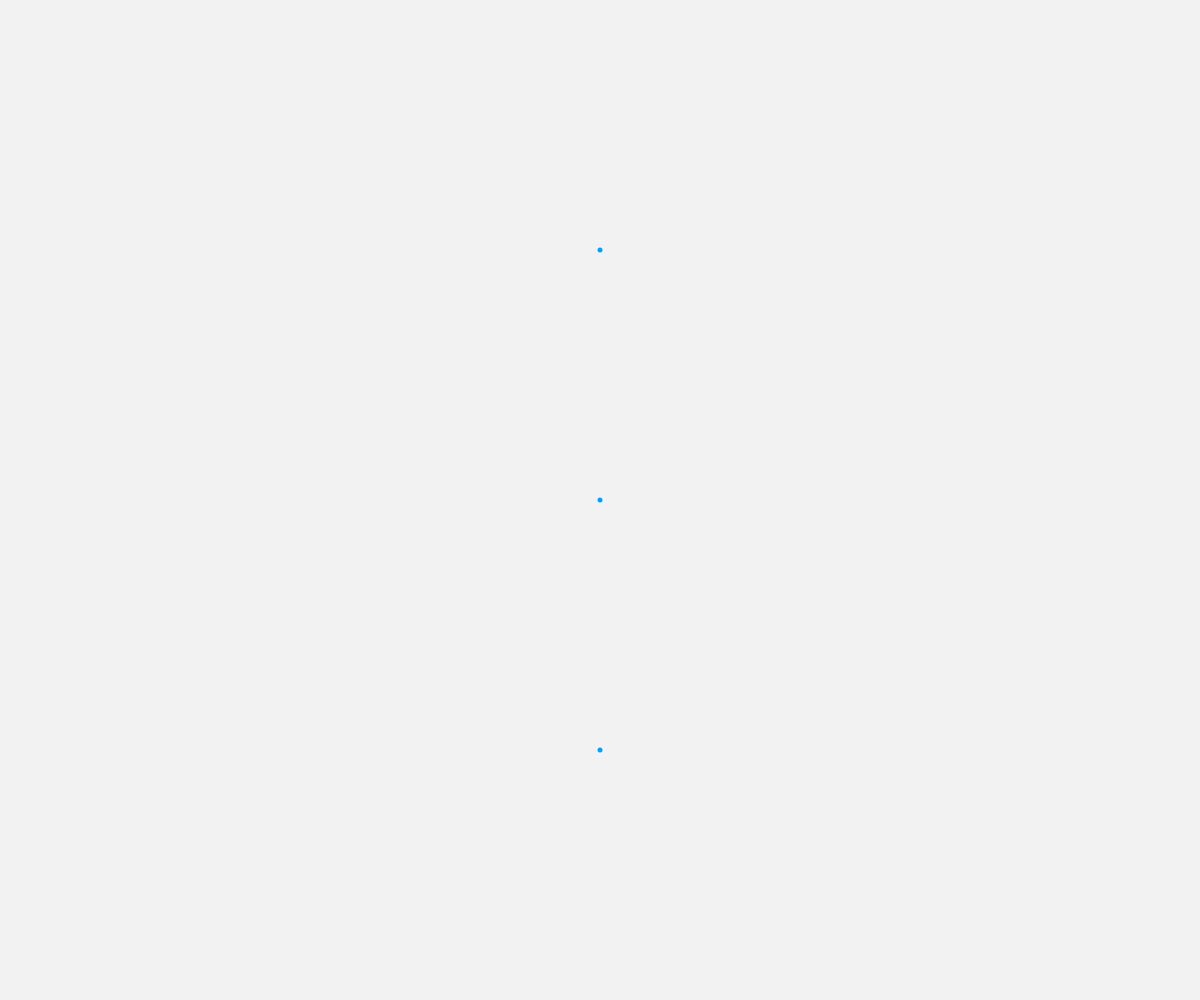
Frame 1 (no input)
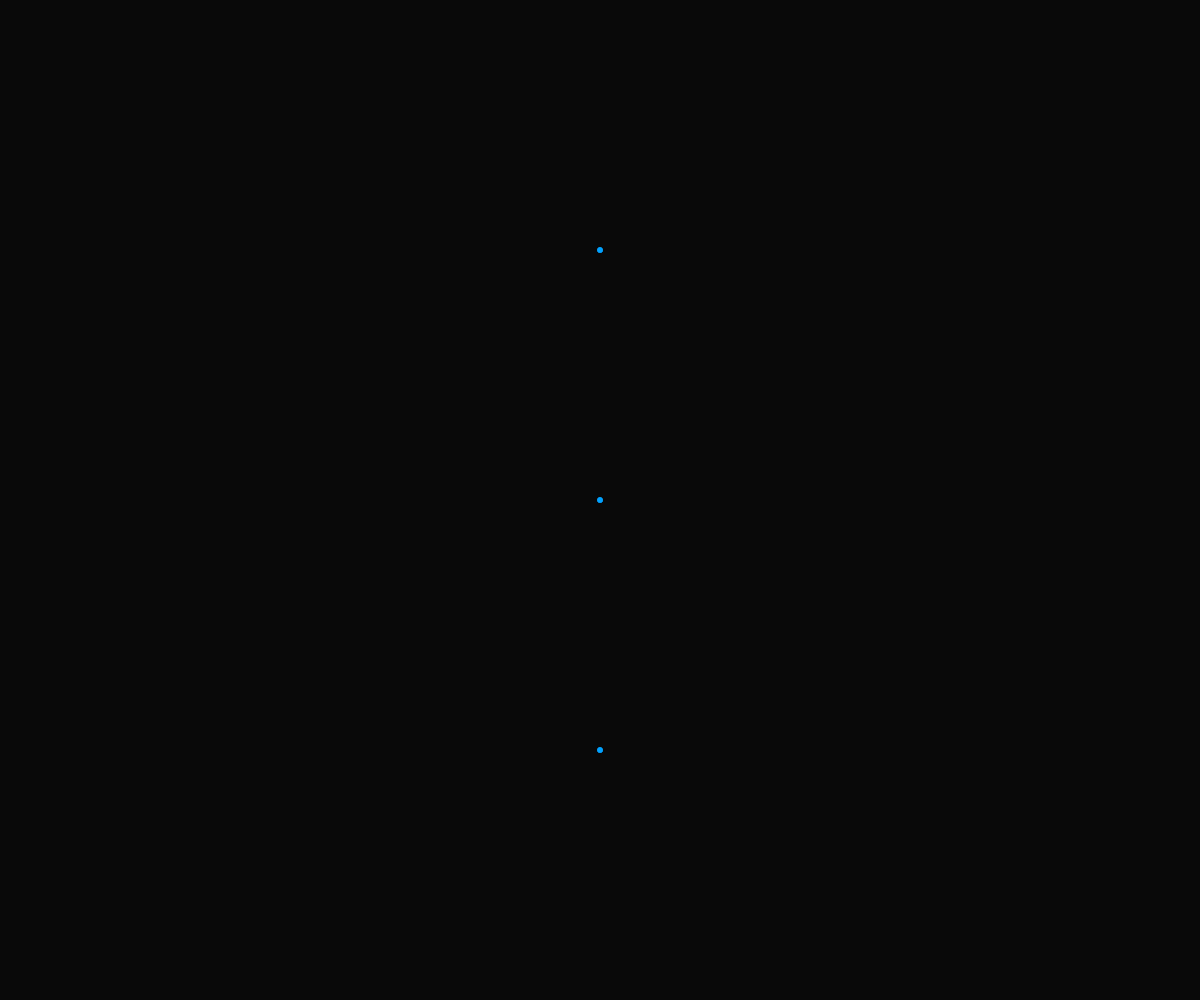
Frame 60 (no input)
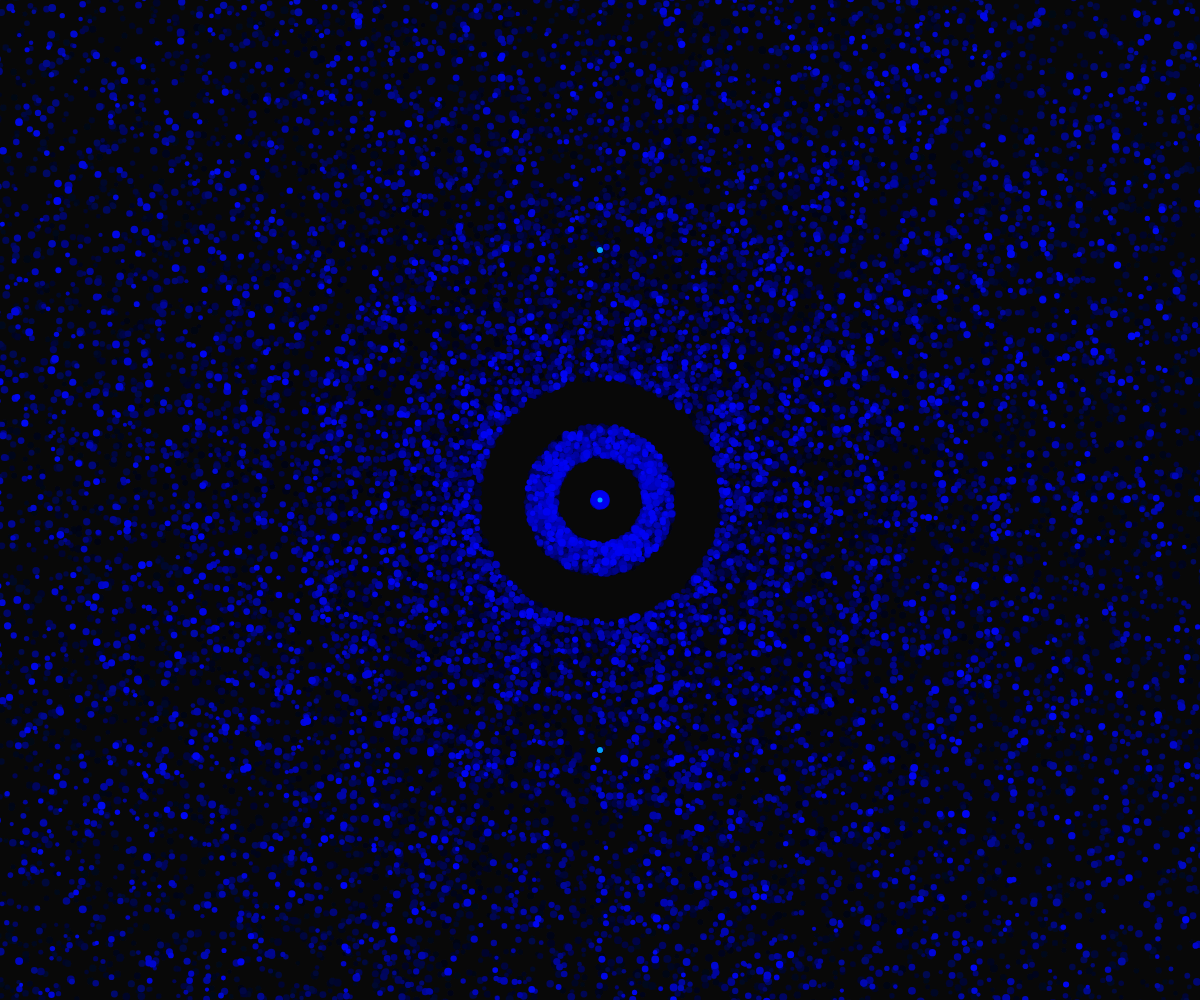
Frame 120 (the mouse pressed at the canvas centre since frame 60)

The p5.js sketch that drew these frames (run headless with seeded random() and noise() and a simulated clock; from frame 60 on, the mouse is pressed at the canvas centre):

// p5.js sketch
// ── sketch.js

var particleSystem = [];
var attractors = [];


function setup() {
    var canvas = createCanvas(windowWidth, windowHeight);
    frameRate(30);

    //noCursor();
    
    colorMode(HSB, 360, 100, 100, 100);
    
    var at = new Attractor(createVector(width*0.5, height*0.25), 5);
    attractors.push(at);
    
    var at2 = new Attractor(createVector(width*0.5, height*0.5), 5);
    attractors.push(at2);
    
    var at3 = new Attractor(createVector(width*0.5, height*0.75), 5);
    attractors.push(at3);
    
    /*var at4 = new Attractor(createVector(width*0.5, height*0.55), 5);
    attractors.push(at4);
    
    var at5 = new Attractor(createVector(width*0.5, height*0.9), 5);
    attractors.push(at5);

    var at6 = new Attractor(createVector(width*0.625, height*0.375), 5); 
    attractors.push(at6);                                        
    
    var at7 = new Attractor(createVector(width*0.275, height*0.275), 5);    
    attractors.push(at7);                                      
    
    var at8 = new Attractor(createVector(width*0.1, height*0.5), 5); 
    attractors.push(at8);                                      
    
    var at8 = new Attractor(createVector(width*0.1, height*0.875), 5);    
    attractors.push(at8);                                  
    
    var at9 = new Attractor(createVector(width*0.9, height*0.125), 5);    
    attractors.push(at9);                                      
    
    var at10 = new Attractor(createVector(width*0.9, height*0.5), 5); 
    attractors.push(at10);                                      
    
    var at11 = new Attractor(createVector(width*0.9, height*0.875), 5);    
    attractors.push(at11);*/
    
}

function windowResized() {
    resizeCanvas(windowWidth, windowHeight);
    
}


function draw() {
    background(0, 100, 0, 5);

    //blendMode(SOFT_LIGHT);
    
    //blendMode(SCREEN);
    
    for (var i=particleSystem.length-1; i>=0; i--){
        
        var p = particleSystem[i];
        
        if(p.areYouDeadYet()){
            particleSystem.splice(i, 1);
            
            }else{
            
            p.update();
            p.draw();
        }
        
        
    }
    
    if(mouseIsPressed){
        createMightyParticles();
        
    }
    
    
    attractors.forEach(function(at){
        at.draw();
        });
    
    
}


var Particle = function(position, velocity, hue) {
    var position = position.copy();
    var velocity = velocity.copy();
    var size = random(4,8);                             // size
    var initialLifeSpan = random(128,360);              // lifespan
    var lifeSpan = initialLifeSpan;
    var hue = random(hue-10, hue+10);
    var acc = createVector(0, .001);
    
    this.update = function() {
        lifeSpan--;
        
        position.add(velocity);
        velocity.add(acc);
        acc.mult(0);
        
        attractors.forEach(function(A){
            var att = p5.Vector.sub(A.getPos(), position);
            var distanceSq = att.magSq();
            if(distanceSq > 1){
                att.div(distanceSq);
                att.mult(32*A.getStrength());           // attractor strength
                acc.add(att);
            }

        });
        
    }
        
    this.draw = function() {
        
        var transparency = map(lifeSpan, 0, initialLifeSpan, 200, 240);
        
        fill(transparency, 100, 95, 100);               // color
        noStroke();
        ellipse(position.x,
                position.y,
                size,
                size);
        
    }
    
    this.areYouDeadYet = function(){
        return lifeSpan <= 0;
    }
    
    this.getPos = function() {
        return position.copy();
    }
    
    
}


function createMightyParticles(initialPos){
    
    var hue = random(0,360);
    
    var pos;
    if(!initialPos){
        pos = createVector(mouseX, mouseY);
    }else{
        pos = initialPos.copy();
    }

    
    for(var i=0; i<random(60,80); i++){                // # particles
        var vel3 = createVector(0,1);
                    vel3.rotate(random(0, TWO_PI));     //remove "rotate" to make bars
                    vel3.mult(random(2,3));             //escape velocity
                                                        //remove "random" to make rings
        var newBorn = new Particle(pos, vel3, hue);
    
        particleSystem.push(newBorn);
        
    }

}


function mouseClicked(){
    //createMightyParticles();

    
}


var Attractor = function(pos, s){
      var pos = pos.copy();
      var strength = s;
        this.draw = function(){ 
            noStroke();
            fill(202, 100, 100);                        // attractor color
            ellipse(pos.x, pos.y, strength, strength);
        }
        
        this.getPos = function(){
            return pos.copy();
        }
    
        this.getStrength = function(){
            return strength;
        }
            
        
}
